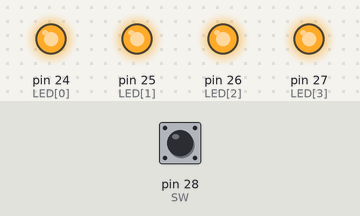
The sketch below on a simulated Arduino Mega 2560, built with avr-gcc and run on an emulated ATmega2560. On the bench: output pins drawn as LEDs (lit = HIGH). Dashed ring = blinking. The inputs (shaded band) are chosen by the test bench; at power-on: pin 28 (SW) HIGH.

Above: at 1.2 s.
1.3 s: pin 28 (SW) pulled LOW for 0.15 s
At 1.75 s:
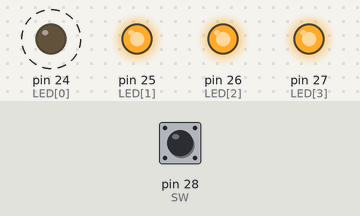
At 2.35 s:
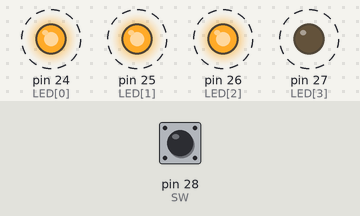
Timing chart, 0 to 10.3 s (numbered marks = the images above; inputs shaded):
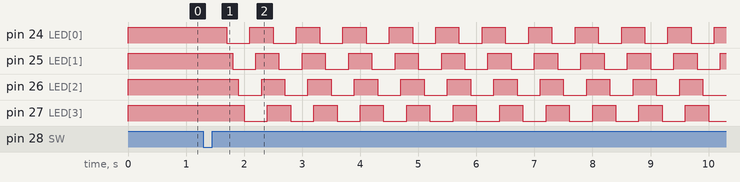

The sketch:

OneSW_LEDShiftRight.ino
```cpp
const int LED[] = {24,25,26,27};
const int SW = 28;

void setup(){
  int i;
  for(i=0; i<4; i++){
    pinMode(LED[i], OUTPUT);
  }
  pinMode(SW, INPUT);
}

void loop(){
  char i;
  if(digitalRead(SW) == LOW){
    while(1){
      for(i=0; i<4; i++){
        digitalWrite(LED[i], HIGH);
        delay(100);
      }
      for(i=0; i<4; i++){
        digitalWrite(LED[i], LOW);
        delay(100);
      }
    }
  }

  else{
    for(i=0; i<4; i++){
      digitalWrite(LED[i], HIGH);
    }
  }
}
```

Measured:
- after the input at 1.3 s, pin 24 (LED[0]): alternates HIGH for 0.40 s and LOW for 0.40 s, starting after 0.40 s; pin 25 (LED[1]): alternates HIGH for 0.40 s and LOW for 0.40 s, starting after 0.50 s
